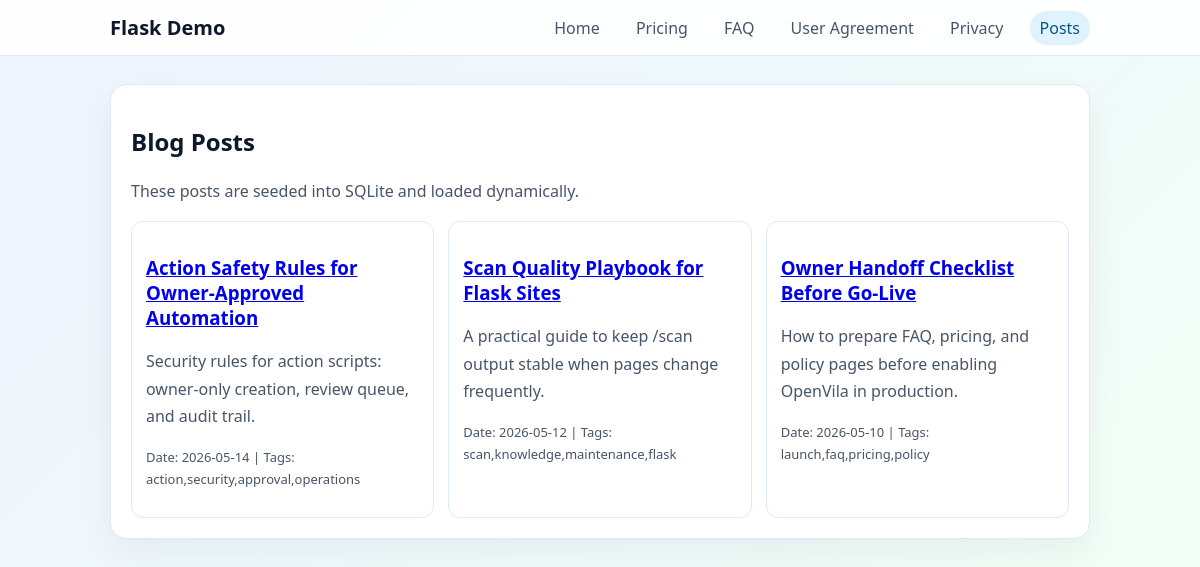
The page /posts on the database its author committed.
### tables this page shows
CREATE TABLE posts (
              id INTEGER PRIMARY KEY AUTOINCREMENT,
              slug TEXT NOT NULL UNIQUE,
              title TEXT NOT NULL,
              summary TEXT NOT NULL,
              tags TEXT NOT NULL,
              body TEXT NOT NULL,
              created_at TEXT NOT NULL
            );

### app.py (the view)
@app.route("/posts")
def posts():
    return render_template("posts.html", posts=list_posts())

### app.py (called while the page is built)
def list_posts():
    with sqlite3.connect(DB_PATH) as conn:
        conn.row_factory = sqlite3.Row
        return conn.execute(
            """
            SELECT slug, title, summary, tags, created_at
            FROM posts
            ORDER BY created_at DESC, id DESC
            """
        ).fetchall()

### templates/posts.html (shortened to what this page needs)
{% extends 'base.html' %}
{% set active = 'posts' %}
{% block content %}
<h1>Blog Posts</h1>
<p>These posts are seeded into SQLite and loaded dynamically.</p>
<div class="grid">
  {% for post in posts %}
  <article class="plan">
    <h3><a href="{{ url_for('post_detail', slug=post['slug']) }}">{{ post['title'] }}</a></h3>
    <p>{{ post['summary'] }}</p>
    <p class="meta">Date: {{ post['created_at'] }} | Tags: {{ post['tags'] }}</p>
  </article>
  {% endfor %}
</div>
{% endblock %}

### templates/base.html (shortened to what this page needs)
<!doctype html>
<html lang="en">
<head>
  <link rel="stylesheet" href="{{ url_for('static', filename='style.css') }}" />
</head>
<body>
  <header>
    <nav>
      <a class="brand" href="{{ url_for('index') }}">Flask Demo</a>
      <div class="links">
        <a class="{% if active == 'home' %}active{% endif %}" href="{{ url_for('index') }}">Home</a>
        <a class="{% if active == 'pricing' %}active{% endif %}" href="{{ url_for('pricing') }}">Pricing</a>
        <a class="{% if active == 'faq' %}active{% endif %}" href="{{ url_for('faq') }}">FAQ</a>
        <a class="{% if active == 'agreement' %}active{% endif %}" href="{{ url_for('user_agreement') }}">User Agreement</a>
        <a class="{% if active == 'privacy' %}active{% endif %}" href="{{ url_for('privacy_policy') }}">Privacy</a>
        <a class="{% if active == 'posts' %}active{% endif %}" href="{{ url_for('posts') }}">Posts</a>
      </div>
    </nav>
  </header>
  <main>
    <section class="card">
      {% block content %}{% endblock %}
    </section>
  </main>
</body>
</html>

### static/style.css (style rules this page uses)
:root { --bg: #f4f8ff; --text: #0f172a; --muted: #475569; --line: #dbeafe; }
* { box-sizing: border-box; }
body { margin: 0; font-family: "Segoe UI", "Helvetica Neue", Arial, sans-serif; background: linear-gradient(135deg, #eef4ff, #f2fff7); color: var(--text); }
header { background: rgba(255, 255, 255, 0.95); border-bottom: 1px solid var(--line); }
nav { width: min(980px, 92vw); margin: 0 auto; display: flex; align-items: center; justify-content: space-between; padding: 14px 0; }
nav .brand { text-decoration: none; color: var(--text); font-size: 20px; font-weight: 700; }
nav .links a { margin-left: 12px; color: var(--muted); text-decoration: none; padding: 6px 10px; border-radius: 999px; }
nav .links a.active, nav .links a:hover { background: #e0f2fe; color: #075985; }
main { width: min(980px, 92vw); margin: 28px auto 48px; }
.card { background: #fff; border: 1px solid var(--line); border-radius: 16px; padding: 20px; box-shadow: 0 14px 36px rgba(15, 23, 42, 0.06); }
.card p, .card li { color: var(--muted); line-height: 1.7; }
.grid { margin-top: 14px; display: grid; grid-template-columns: repeat(auto-fit, minmax(220px, 1fr)); gap: 14px; }
.plan { border: 1px solid var(--line); border-radius: 12px; padding: 14px; }
.meta { font-size: 13px; color: #64748b; }

### rows shown on the page
posts: title "Action Safety Rules for Owner-Approved Automation", summary "Security rules for action scripts: owner-only creation, review queue, and audit trail.", created_at "2026-05-14", tags "action,security,approval,operations"
posts: title "Scan Quality Playbook for Flask Sites", summary "A practical guide to keep /scan output stable when pages change frequently.", created_at "2026-05-12", tags "scan,knowledge,maintenance,flask"
posts: title "Owner Handoff Checklist Before Go-Live", summary "How to prepare FAQ, pricing, and policy pages before enabling OpenVila in production.", created_at "2026-05-10", tags "launch,faq,pricing,policy"
